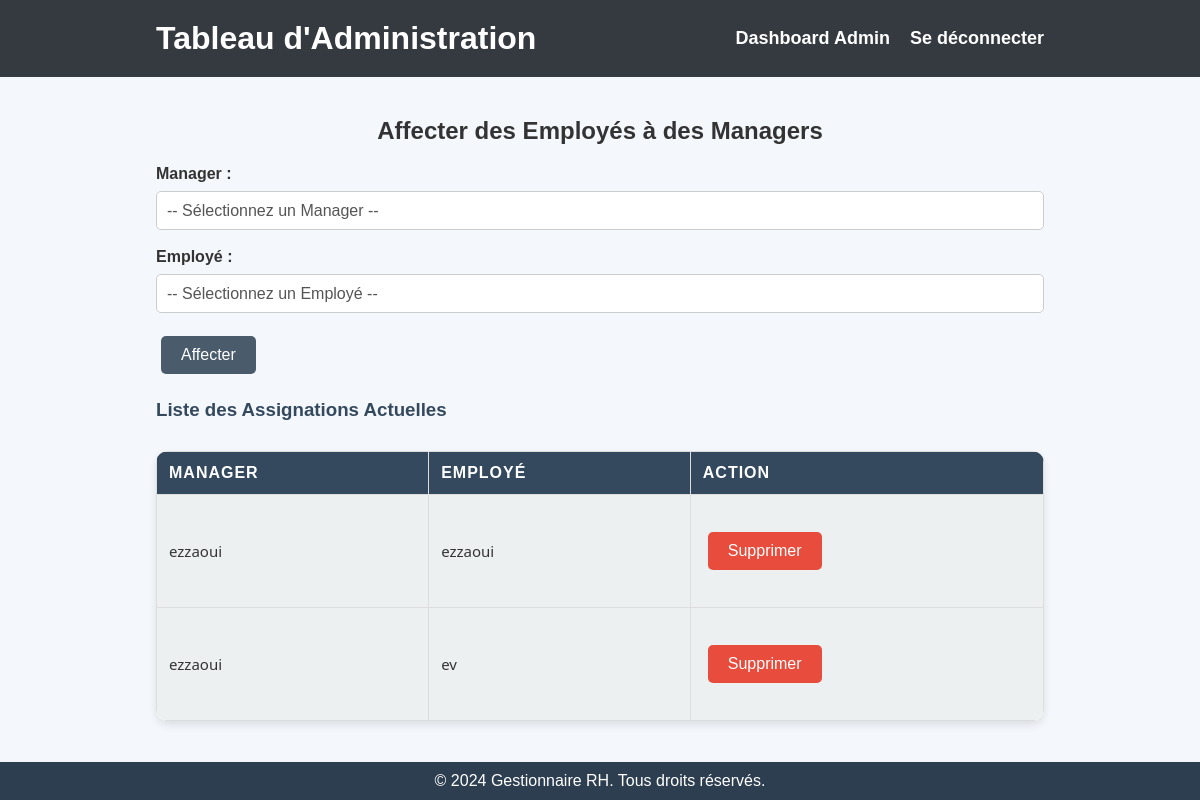
The page /affecter_manager (signed in) on the database its author committed.
### tables this page shows
CREATE TABLE users(
                    id INTEGER PRIMARY KEY AUTOINCREMENT,
                    nom TEXT , 
                    prenom TEXT, 
                    age INT , 
                    poste TEXT,
                    departement TEXT, 
                    email type UNIQUE, 
                    mot_de_passe TEXT,
                    conge FLOAT,
                    salaire FLOAT,
                    dernier_mois_maj TEXT,
                    role TEXT);

### app.py (the view, shortened to what this page needs)
@app.route('/affecter_manager', methods=['GET', 'POST'])
def assigner_manager():
    if 'role' not in session or session['role'] != 'admin':
        return redirect(url_for('login'))
    connexion = connect_db()
    curseur = connexion.cursor()
    curseur.execute("SELECT id, nom, email FROM users WHERE role = 'manager'")
    managers = curseur.fetchall()
    curseur.execute("SELECT id, nom, email FROM users WHERE role = 'employe'")
    employes = curseur.fetchall()
    curseur.execute("""
        SELECT m.id AS manager_id, m.nom AS manager_nom,
               e.id AS employe_id, e.nom AS employe_nom
        FROM managers
        JOIN users m ON managers.id_manager = m.id
        JOIN users e ON managers.id_employe = e.id
    """)
    assignations = curseur.fetchall()
    connexion.close()
    return render_template(
        'assigner_manager.html',
        managers=managers,
        employes=employes,
        assignations=assignations
    )

### db_setup.py (called while the page is built)
def connect_db():
    connexion = sqlite3.connect("rh_data.db")
    connexion.row_factory = sqlite3.Row  # Pour permettre l'accès par nom aux colonnes
    return connexion

### templates/assigner_manager.html (shortened to what this page needs)
<!DOCTYPE html>
<html lang="fr">
<head>
    <link rel="stylesheet" href="{{ url_for('static', filename='styles.css') }}">
</head>
<body>
    <header>
        <div class="container">
            <h1 style="color: white;">Tableau d'Administration</h1>
            <nav>
                <ul>
                    <li><a href="{{ url_for('admin_dashboard') }}">Dashboard Admin</a></li>
                    <li><a href="{{ url_for('logout') }}">Se déconnecter</a></li>
                </ul>
            </nav>
        </div>
    </header>
    <main>
        <div class="container">
            <h2>Affecter des Employés à des Managers</h2>
            <form action="{{ url_for('assigner_manager') }}" method="POST">
                <label for="manager">Manager :</label>
                <select name="manager" required>
                    <option value="">-- Sélectionnez un Manager --</option>
                </select>
                <br><br>
                <label for="employe">Employé :</label>
                <select name="employe" required>
                    <option value="">-- Sélectionnez un Employé --</option>
                </select>
                <br><br>
                <button type="submit" class="btn btn-primary " style="background-color: #4a5b6b; color: white;">Affecter</button>
            </form>
            <h3>Liste des Assignations Actuelles</h3>
            <table>
                <thead>
                    <tr>
                        <th>Manager</th>
                        <th>Employé</th>
                        <th>Action</th>
                    </tr>
                </thead>
                <tbody>
                    {% for assignation in assignations %}
                    <tr>
                        <td>{{ assignation.manager_nom }}</td>
                        <td>{{ assignation.employe_nom }}</td>
                        <td>
                            <form action="{{ url_for('supprimer_assignation', manager_id=assignation.manager_id, employe_id=assignation.employe_id) }}" method="POST">
                                <button type="submit" class="btn btn-danger">Supprimer</button>
                            </form>
                        </td>
                    </tr>
                    {% endfor %}
                </tbody>
            </table>
        </div>
    </main>
    <footer>
        <p>&copy; 2024 Gestionnaire RH. Tous droits réservés.</p>
    </footer>
</body>
</html>

### static/styles.css (style rules this page uses)
* { margin: 0; padding: 0; box-sizing: border-box; }
body { font-family: 'Arial', sans-serif; background-color: #f4f4f9; color: #333; }
header { background-color: #2c3e50; color: white; padding: 10px 0; }
.container { width: 90%; max-width: 1200px; margin: 0 auto; padding: 0 20px; }
nav ul { list-style-type: none; padding: 0; display: flex; justify-content: flex-end; }
nav ul li { margin-left: 20px; }
nav ul li a { text-decoration: none; color: white; font-size: 18px; }
main { padding: 20px 0; }
h2 { color: #2c3e50; margin-bottom: 20px; }
h3 { color: #34495e; margin-bottom: 20px; }
table { width: 100%; border-collapse: collapse; margin-top: 20px; }
table th, table td { padding: 12px; text-align: left; border: 1px solid #ddd; }
table th { background-color: #34495e; color: white; }
table td { background-color: #ecf0f1; }
footer { background-color: #2c3e50; color: white; text-align: center; padding: 10px; position: fixed; width: 100%; bottom: 0; }
body { font-family: 'Arial', sans-serif; background-color: #f4f7fc; color: #333; margin: 0; padding: 0; }
h1, h2 { color: #333; text-align: center; }
a { text-decoration: none; color: #007BFF; }
header { background-color: #343a40; color: white; padding: 20px; }
header .container { display: flex; justify-content: space-between; align-items: center; }
header nav ul { list-style: none; margin: 0; padding: 0; display: flex; }
header nav ul li { margin-left: 20px; }
header nav ul li a { color: white; font-weight: bold; }
main { margin: 20px; }
.container { width: 80%; margin: 0 auto; }
table { width: 100%; border-collapse: collapse; margin-top: 30px; }
th, td { padding: 10px; text-align: left; border-bottom: 1px solid #ddd; }
th { background-color: #343a40; color: white; }
tr:nth-child(even) { background-color: #f9f9f9; }
td { vertical-align: middle; }
button { padding: 8px 15px; font-size: 14px; border: none; cursor: pointer; border-radius: 5px; margin: 5px; transition: all 0.3s; }
.btn-danger { background-color: #dc3545; color: white; }
label { font-size: 18px; margin-bottom: 8px; display: block; color: #333; }
table { width: 100%; border-collapse: collapse; margin-top: 30px; background-color: #fff; border-radius: 12px; overflow: hidden; box-shadow: 0 4px 8px rgba(0, 0, 0, 0.1); transition: transform 0.3s ease-in-out; }
th, td { padding: 20px 25px; text-align: left; font-size: 16px; color: #333; transition: all 0.3s ease-in-out; }
th { background-color: #34495e; color: #fff; font-weight: bold; text-transform: uppercase; letter-spacing: 1px; }
tr:nth-child(odd) { background-color: #f9f9f9; }
tr:nth-child(even) { background-color: #ffffff; }
td { font-size: 15px; font-family: 'Segoe UI', Tahoma, Geneva, Verdana, sans-serif; }
button { padding: 10px 20px; font-size: 14px; border-radius: 8px; border: none; cursor: pointer; transition: all 0.3s ease; }
.btn-danger { background-color: #e74c3c; color: #fff; }
form { margin: 20px 0; font-family: Arial, sans-serif; }
form label { display: block; font-size: 16px; font-weight: bold; margin-bottom: 8px; color: #333; }
form select { width: 100%; padding: 10px; font-size: 16px; color: #555; border: 1px solid #ccc; border-radius: 5px; background-color: #fff; appearance: none; cursor: pointer; outline: none; transition: border-color 0.3s ease, box-shadow 0.3s ease; }
form select option { font-size: 16px; color: #333; padding: 5px; background-color: #fff; }
form button { padding: 10px 20px; background-color: #007bff; color: white; border: none; border-radius: 5px; font-size: 16px; cursor: pointer; transition: background-color 0.3s ease; }

### rows shown on the page
users: manager_nom "ezzaoui", employe_nom "ezzaoui", employe_nom "ev"
